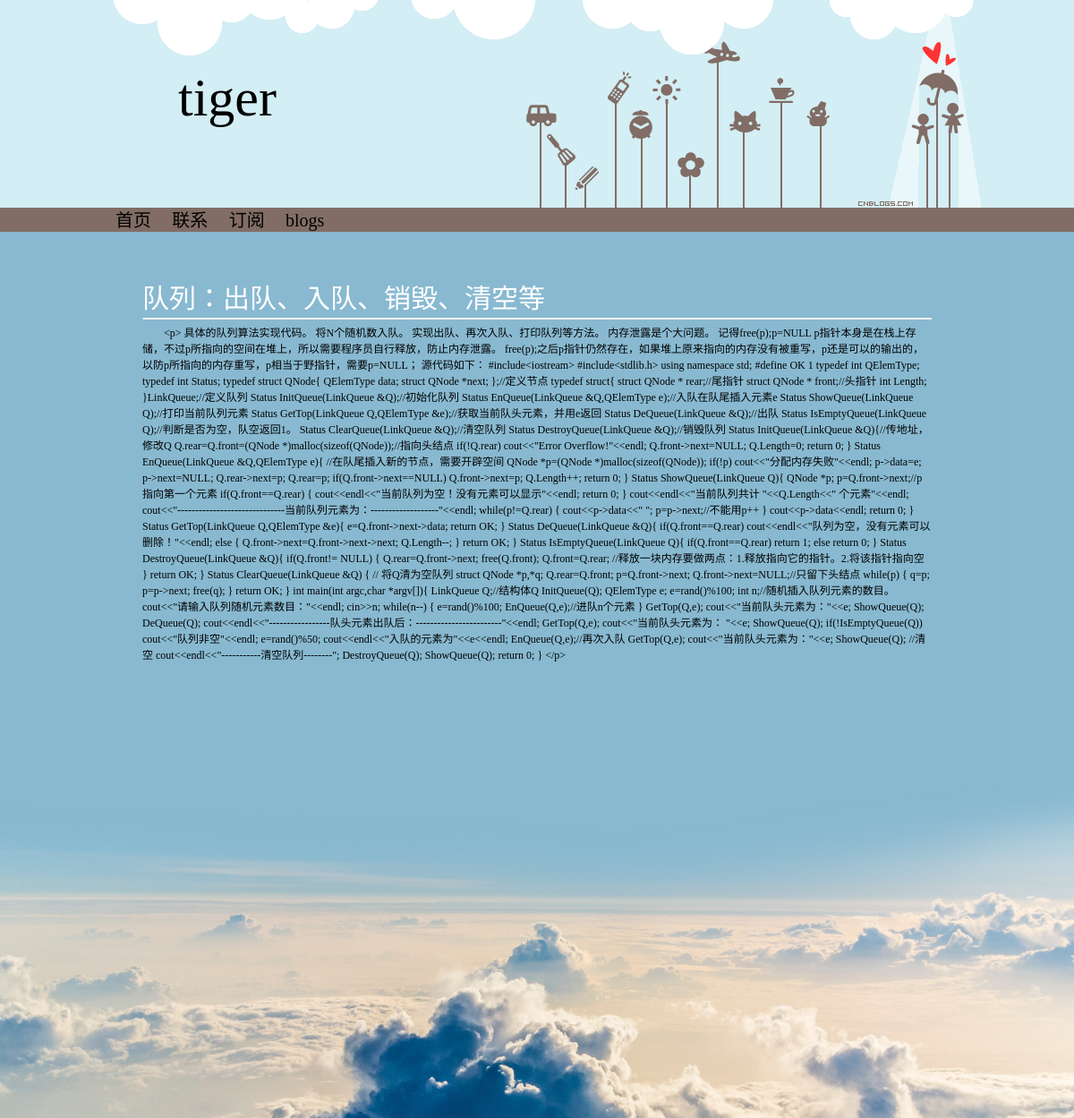
Page /article/3 on the committed database.
### blog/models.py (models this page shows, shortened)
class Article(models.Model):
    title = models.CharField(max_length=32, default='title')
    content = models.TextField(null=True)

### blog/views.py (the view)
# urls.py: url(r'^article/(?P<article_id>[0-9]+)$', views.article_page),
def article_page(request, article_id):
    article = models.Article.objects.get(pk=article_id)
    return render(request,
                  'blog/article_page.html', {'article': article})

### blog/templates/blog/article_page.html (shortened to what this page needs)
<!DOCTYPE html>
<html lang="en">
<head>
    <link rel="stylesheet" href="/static/blogs/css/base.css" type="text/css">
    <link rel="stylesheet" href="/static/blogs/css/blogs_index.css" type="text/css">
</head>
<body>
<img class="bg_foot" src="/static/blogs/images/bg_foot_1.png" alt="">
<div class="header">
    <div class="header-container">
        <img src="/static/blogs/images/banner.gif" alt="">
        <p>
            tiger
        </p>
    </div>
</div>
<div class="nav">
    <div class="nav-container">
        <a href="../../tiger">首页</a>
        <a href="../../tiger">联系</a>
        <a href="../../tiger">订阅</a>
        <a href="../blogs">blogs</a>
    </div>
</div>
<div class="blog-container">
    <h1>
        {{ article.title }}
    </h1>
    <hr>
    <h2>{{ article.content }}</h2>
</div>
</body>
</html>

### static/blogs/css/base.css (style rules this page uses)
html, a, body, ul, li, ol, dl, dd, dt, p, h1, h2, h3, h4, h5, h6, form, fieldset, legend, img { margin:0; padding:0; color: #fff; font-family: "Microsoft YaHei" }
fieldset, img,input,button { border:none; padding:0;margin:0;outline-style:none; }
img { border:0; vertical-align:middle; }
* { box-sizing: border-box; }
*:before { box-sizing: border-box; }
*:after { box-sizing: border-box; }
body { font:12px/150% Arial,Verdana,"\5b8b\4f53"; color:#000; background:#fff }
a { color:#000; text-decoration:none; }
h1,h2,h3,h4,h5,h6 { text-decoration:none;font-weight:normal;font-size:100%; }

### static/blogs/css/blogs_index.css (style rules this page uses)
body { min-height: 1249px; position: relative; background-color: rgba(136,185,208,1); }
.bg_foot { position: absolute; bottom: 0; width: 100%; }
.header { background-color: #d3eef4; }
.header-container { margin: 0 auto; width: 1002px; position: relative; font-size: 60px; color: #000; }
.header-container p { position: absolute; font-size: 60px; color: #000; top: 100px; left: 100px; }
.nav { background-color: #816d65; min-width: 1002px; }
.nav-container { margin: 0 auto; width: 1002px; padding: 3px 20px; }
.nav-container a { font-size: 20px; position: relative; top: 2px; padding: 0 10px; }
.blog-container { width: 1002px; margin: 0 auto; padding: 60px; }
.blog-container h1 { font-size: 30px; height: 30px; line-height: 30px; color: #fff; }
.blog-container hr { border-top: 1px solid #FFF; }
.blog-container h2 { text-indent: 24px; color: #000; }

### rows in the picture
Article: title "队列：出队、入队、销毁、清空等", content "<p> 具体的队列算法实现代码。 将N个随机数入队。 实现出队、再次入队、打印队列等方法。 内存泄露是个大问题。 记得free(p);p=NULL p指针本身是在栈上存储，不过p所指向的空间在堆上，所以需要程序员自行释放，防止内存泄露。 free(p);之后p指针仍然存在，如果堆上原来指向的内存没有被重写，p还是可以的输出的，以防p所指向的内存重写，p相当于野指针，需要p=NULL； 源代码如下： #include<iostream> #include<stdlib.h> using namespace std; #define OK 1 typedef int QElemType; typedef int Status; typedef struct QNode{ QElemType data; struct QNode *next; };//定义节点 typedef struct{ struct QNode * rear;//尾指针 struct QNode * front;//头指针 int Length; }LinkQueue;//定义队列 Status InitQueue(LinkQueue &Q);//初始化队列 Status EnQueue(LinkQueue &Q,QElemType e);//入队在队尾插入元素e Status ShowQueue(LinkQueue Q);//打印当前队列元素 Status GetTop(LinkQueue Q,QElemType &e);//获取当前队头元素，并用e返回 Status DeQueue(LinkQueue…"
